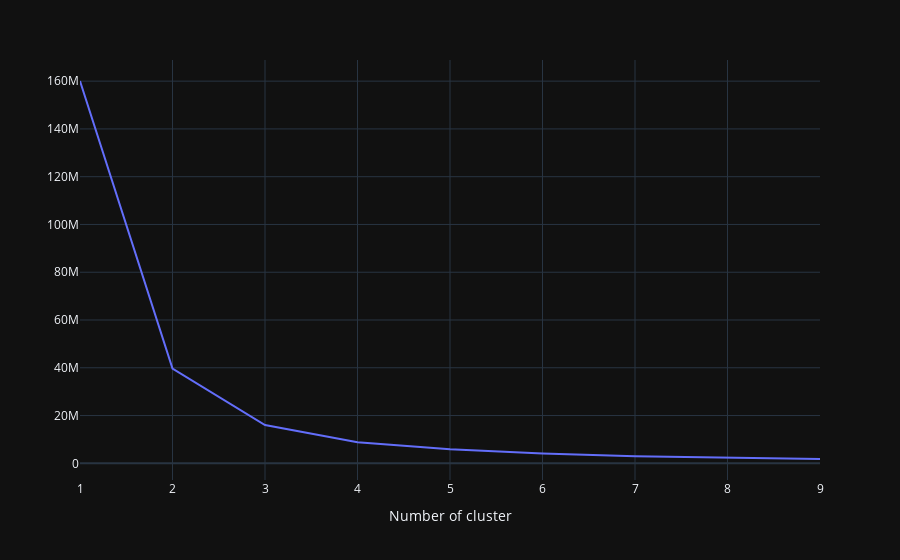

Notebook code cell kept with this figure:
### Code cell
my_dict={}
ctm_recency = cust_dt[['Recency']]
for idx in range(1, 10):
    kmeans = KMeans(n_clusters=idx, max_iter=1000).fit(ctm_recency)
    ctm_recency["clusters"] = kmeans.labels_
    my_dict[idx] = kmeans.inertia_ 

line_fig = px.line(x=list(my_dict.keys()), 
                   y=list(my_dict.values()), 
                   template="plotly_dark"
                  )

line_fig.update_layout(title_x=0, 
                       xaxis_title="Number of cluster", 
                       yaxis_title=""
                      )

line_fig.show(config={'displaylogo': False})

### Figure 1 — Plotly figure (JSON) as saved in the notebook; plotly's stock layout.template omitted (floating-point values rounded to 4 significant figures)
{"data": [{"hovertemplate": "x=%{x}<br>y=%{y}<extra></extra>", "legendgroup": "", "line": {"color": "#636efa", "dash": "solid"}, "marker": {"symbol": "circle"}, "mode": "lines", "name": "", "orientation": "v", "showlegend": false, "type": "scatter", "x": [1, 2, 3, 4, 5, 6, 7, 8, 9], "xaxis": "x", "y": [160100000.0, 39630000.0, 16020000.0, 8859000.0, 5930000.0, 4061000.0, 2982000.0, 2345000.0, 1809000.0], "yaxis": "y"}], "layout": {"legend": {"tracegroupgap": 0}, "margin": {"t": 60}, "title": {"x": 0}, "xaxis": {"anchor": "y", "domain": [0, 1], "title": {"text": "Number of cluster"}}, "yaxis": {"anchor": "x", "domain": [0, 1], "title": {"text": ""}}}}
